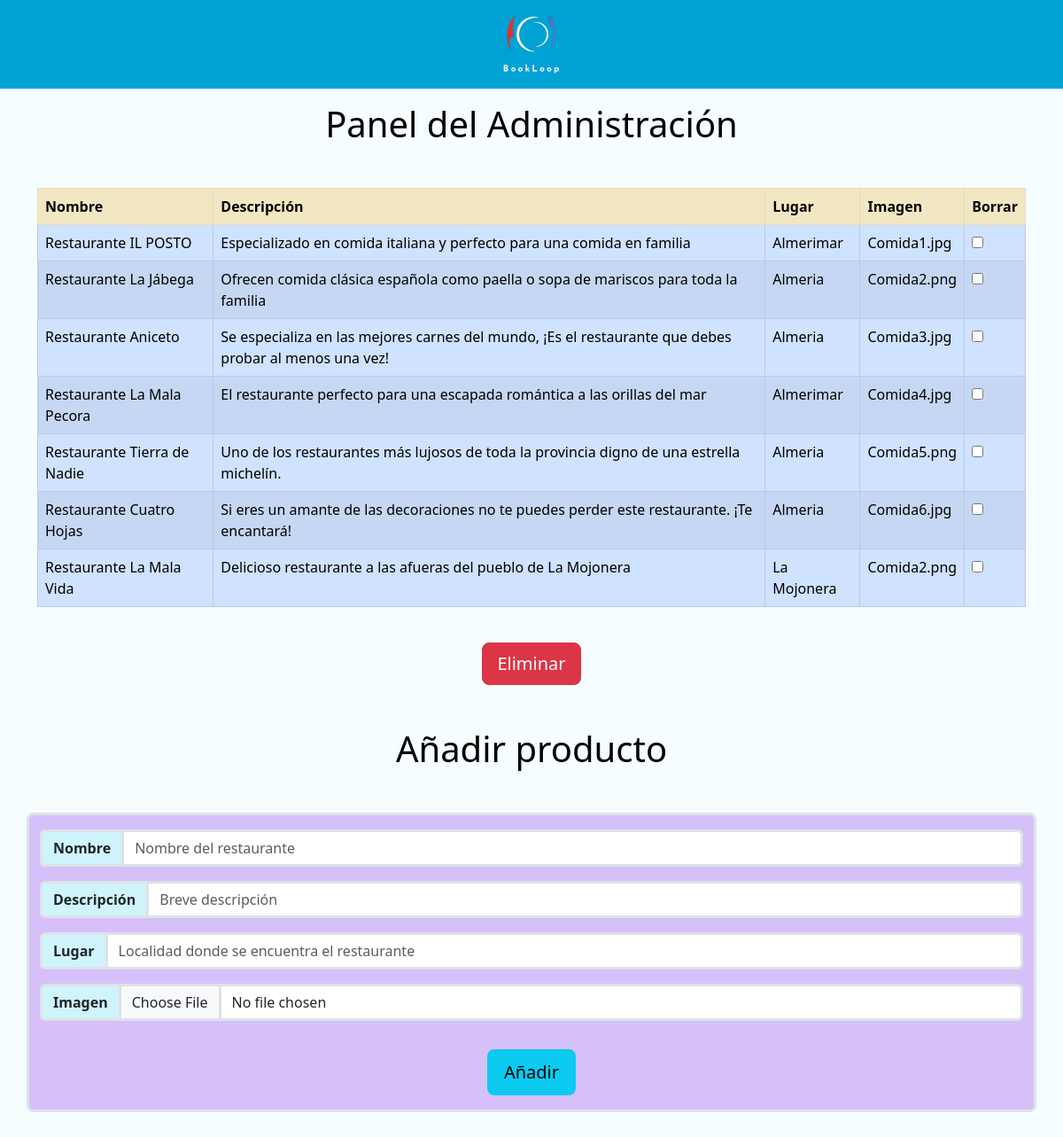
The app's page /Paginas/panelAdministrador.php (signed in) with its own data.
### tables this page shows
CREATE TABLE `productos` (
  `ID` int(11) NOT NULL,
  `Nombre` varchar(100) NOT NULL,
  `Descripcion` varchar(250) NOT NULL,
  `Lugar` varchar(50) NOT NULL,
  `Imagen` varchar(250) NOT NULL
);

### Paginas/panelAdministrador.php (the view, shortened to what this page needs)
<!DOCTYPE html>
<html lang="es">
<head>
    <link rel="stylesheet" href="../styles.css">
</head>
    <?php
    if (isset($_COOKIE['color'])) {
        if (strcmp($_COOKIE['color'], "oscuro")) {
            $colorFondo = "fondo";
            $colorImportante = "colorImportante";
            $texto = "text-black";
        } else {
            $colorFondo = "fondoOscuro";
            $colorImportante = "colorImportanteOscuro";
            $texto = "text-white";
        }
    } else {
        $colorFondo = "fondo";
        $colorImportante = "colorImportante";
        $texto = "text-black";
    }
    if (strcmp($_SESSION['usuario'], "Administrador") == 0) {
    ?>
        <body class="<?php echo ("$colorFondo") ?>">
        <div class="container-fluid shadow-sm d-flex justify-content-center align-items-center header mb-3">
            <a href="adminPaginaPrincipal.php"><img style="height: 100px;" src="../imagenes/logo.png" alt="Logo BookLoop"></a>
        </div>
        <h1 class="d-flex justify-content-center <?php echo("$texto")?>">Panel del Administración</h1>
        <div class="container">
            <form action="#" method="POST">
                <table class="mt-5 table table-bordered table-striped">
                    <tr class="table-warning">
                        <th>Nombre</th>
                        <th>Descripción</th>
                        <th>Lugar</th>
                        <th>Imagen</th>
                        <th>Borrar</th>
                    </tr>
                    <?php
                    include "../php/Conexion.php";
                    $consulta = $conexion->query("SELECT * FROM productos");
                    $informacion = $consulta->fetch_object();
                    while ($informacion != NULL) {
                        echo ("<tr class='table-primary'>");
                        echo ("<td>$informacion->Nombre</td>");
                        echo ("<td>$informacion->Descripcion</td>");
                        echo ("<td>$informacion->Lugar</td>");
                        echo ("<td>$informacion->Imagen</td>");
                        echo ("<td><input type='checkbox' name='borrar[]' value='$informacion->ID'></td>");
                        echo ("</tr>");
                        $informacion = $consulta->fetch_object();
                    }
                    ?>
                </table>
                <div class="d-flex justify-content-center">
                    <input class="mt-4 btn btn-danger btn-lg" type="submit" name="enviar" value="Eliminar">
                </div>
            </form>
        </div>
        <h1 class="m-5 d-flex justify-content-center <?php echo("$texto")?>">Añadir producto</h1>
        <div class="mb-5 container <?php echo ("$colorImportante")?> border border-3 rounded-3">
            <form action="#" method="POST" enctype="multipart/form-data">
                <div class="input-group my-3">
                    <span class="input-group-text bg-info-subtle fw-bold">Nombre</span>
                    <input type="text" class="form-control" placeholder="Nombre del restaurante" name="nombre">
                </div>
                <div class="input-group my-3">
                    <span class="input-group-text bg-info-subtle fw-bold">Descripción</span>
                    <input type="text" class="form-control" placeholder="Breve descripción" name="descripcion">
                </div>
                <div class="input-group my-3">
                    <span class="input-group-text bg-info-subtle fw-bold">Lugar</span>
                    <input type="text" class="form-control" placeholder="Localidad donde se encuentra el restaurante" name="lugar">
                </div>
                <div class="input-group my-3">
                    <span class="input-group-text bg-info-subtle fw-bold">Imagen</span>
                    <input type="file" class="form-control" name="imagen">
                </div>
                <div class="d-flex justify-content-center">
                    <input class="m-3 btn btn-info btn-lg" type="submit" name="enviar2" value="Añadir">
                </div>
            </form>
        </div>
    <?php
    } else {
        header("location:PaginaPrincipal.php");
    }
    ?>
</body>
</html>

### records on screen
productos: Nombre "Restaurante IL POSTO", Descripcion "Especializado en comida italiana y perfecto para una comida en familia", Lugar "Almerimar", Imagen "Comida1.jpg"
productos: Nombre "Restaurante La Jábega", Descripcion "Ofrecen comida clásica española como paella o sopa de mariscos para toda la familia", Lugar "Almeria", Imagen "Comida2.png"
productos: Nombre "Restaurante Aniceto", Descripcion "Se especializa en las mejores carnes del mundo, ¡Es el restaurante que debes probar al menos una vez!", Lugar "Almeria", Imagen "Comida3.jpg"
productos: Nombre "Restaurante La Mala Pecora", Descripcion "El restaurante perfecto para una escapada romántica a las orillas del mar", Lugar "Almerimar", Imagen "Comida4.jpg"
productos: Nombre "Restaurante Tierra de Nadie", Descripcion "Uno de los restaurantes más lujosos de toda la provincia digno de una estrella michelín.", Lugar "Almeria", Imagen "Comida5.png"
productos: Nombre "Restaurante Cuatro Hojas", Descripcion "Si eres un amante de las decoraciones no te puedes perder este restaurante. ¡Te encantará!", Lugar "Almeria", Imagen "Comida6.jpg"
productos: Nombre "Restaurante La Mala Vida", Descripcion "Delicioso restaurante a las afueras del pueblo de La Mojonera", Lugar "La Mojonera", Imagen "Comida2.png"
